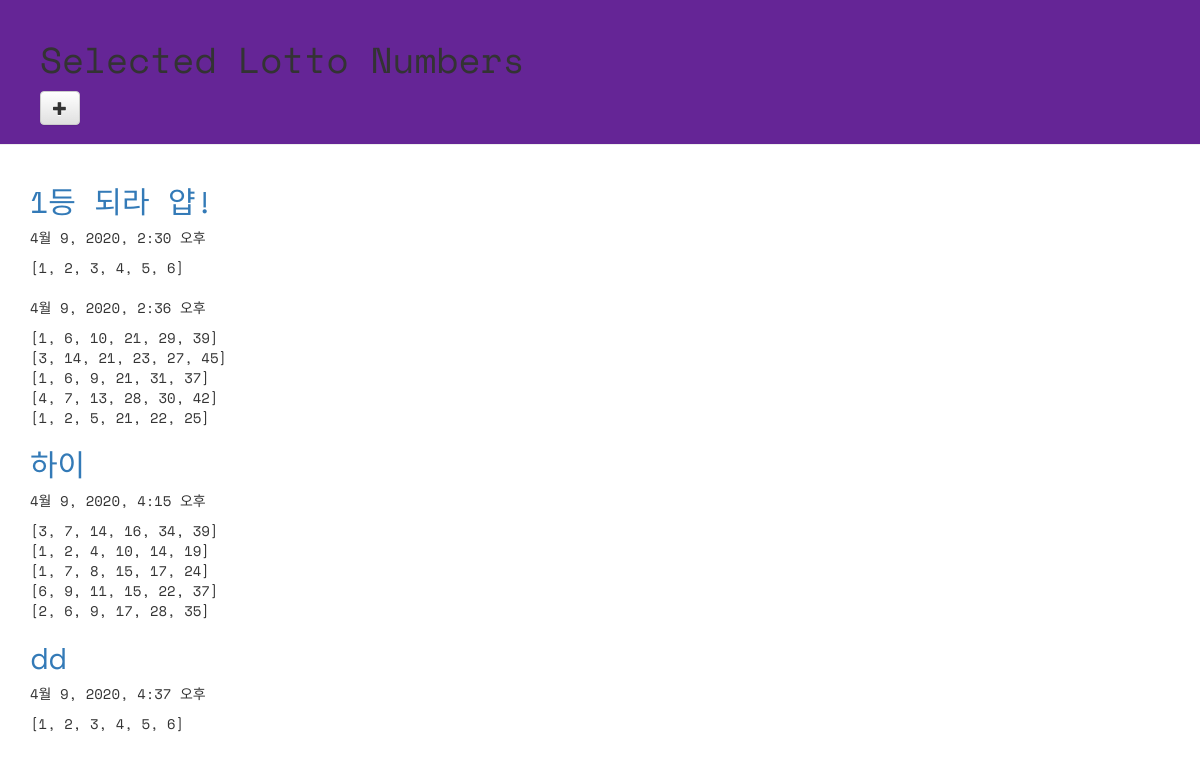
Page /lotto/ on the committed database.
### lotto/models.py (models this page shows, shortened)
class GuessNumbers(models.Model):
    name = models.CharField(max_length=24)
    text = models.CharField(max_length=255)
    lottos = models.CharField(max_length=255, default='[1, 2, 3, 4, 5, 6]')
    num_lotto = models.IntegerField(default=5)
    update_date = models.DateTimeField()

### lotto/views.py (the view)
# urls.py: path('lotto/', views.index, name='index'),
def index(request):
    lottos = GuessNumbers.objects.all()
    return render(request, 'lotto/default.html',{'lottos':lottos})

### lotto/templates/lotto/default.html (shortened to what this page needs)
<!DOCTYPE html>
{% load staticfiles %}
<html lang="ko">
<head>
  <link rel="stylesheet" href="//maxcdn.bootstrapcdn.com/bootstrap/3.2.0/css/bootstrap.min.css">
  <link rel="stylesheet" href="//maxcdn.bootstrapcdn.com/bootstrap/3.2.0/css/bootstrap-theme.min.css">
  <link rel="stylesheet" href="{% static 'css/lotto.css' %}">
</head>
<body>
  <div class="page-header">
  <h1>Selected Lotto Numbers</h1>
  <a href="{% url 'new_lotto' %}">
    <span class="glyphicon glyphicon-plus btn btn-default"></span>
  </a>
  </div>
  <div class="container lotto">
    {% for lotto in lottos %}
      <h2><a href="{% url 'detail' lottokey=lotto.pk %}">{{lotto.text}}</a></h2>
      <p>{{ lotto.update_date }}</p>
      <p>{{ lotto.lottos | linebreaksbr }}</p>
    {% endfor %}
  </div>
</body>
</html>

### lotto/static/css/lotto.css (style rules this page uses)
.page-header { background-color: #652596; margin-top: 0; padding: 20px 20px 20px 40px; font-family: 'Space Mono', monospace; }
.container { font-family: 'Space Mono', monospace; }
.container h2 { color: #b9f442; }

### rows in the picture
GuessNumbers: text "1등 되라 얍!", update_date "4월 9, 2020, 2:30 오후", lottos "[1, 2, 3, 4, 5, 6]"
GuessNumbers: update_date "4월 9, 2020, 2:36 오후", lottos "[1, 6, 10, 21, 29, 39] [3, 14, 21, 23, 27, 45] [1, 6, 9, 21, 31, 37] [4, 7, 13, 28, 30, 42] [1, 2, 5, 21, 22, 25]"
GuessNumbers: text "하이", update_date "4월 9, 2020, 4:15 오후", lottos "[3, 7, 14, 16, 34, 39] [1, 2, 4, 10, 14, 19] [1, 7, 8, 15, 17, 24] [6, 9, 11, 15, 22, 37] [2, 6, 9, 17, 28, 35]"
GuessNumbers: text "dd", update_date "4월 9, 2020, 4:37 오후", lottos "[1, 2, 3, 4, 5, 6]"
